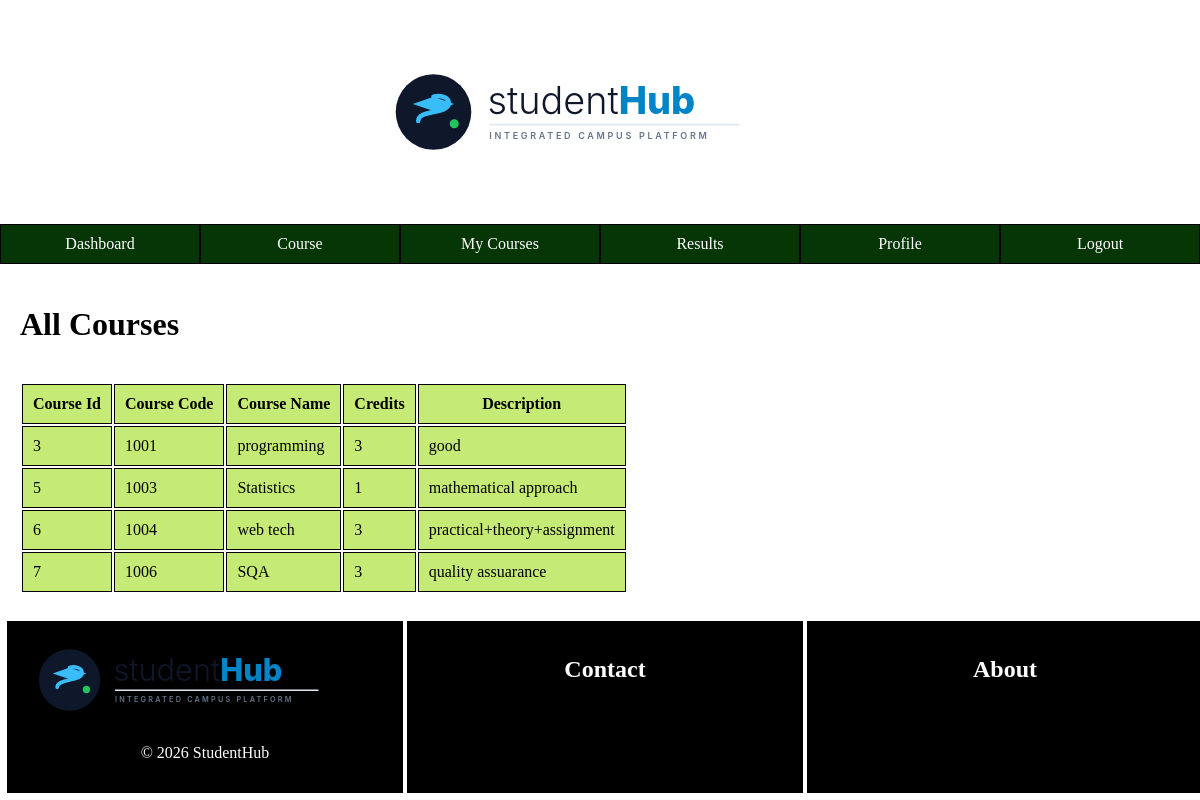
The page /student/course.php (signed in) on the database its author committed.
### tables this page shows
CREATE TABLE `courses` (
  `course_id` int(11) NOT NULL,
  `course_code` varchar(20) NOT NULL,
  `course_name` varchar(100) NOT NULL,
  `credits` int(11) NOT NULL,
  `description` text DEFAULT NULL
);

### student/course.php (the view, shortened to what this page needs)
<?php
    include "../includes/db.php";
?>
<!DOCTYPE html>
<html lang="en">
<head>
    <link rel="stylesheet" href="/student_management/css/style.css">
</head>
<body>
    <?php
        include "../includes/header.php";
    ?>
    <?php
        include "../includes/student-navbar.php";
    ?>
    <div class="content">
        <h1>All Courses</h1>
        <br>
        <table>
            <thead>
                <tr>
                    <th>Course Id</th>
                    <th>Course Code</th>
                    <th>Course Name</th>
                    <th>Credits</th>
                    <th>Description</th>
                </tr>
            </thead>
            <tbody>
                <?php
                    $result = $conn->query("SELECT * FROM courses");
                    while($row = $result->fetch_assoc()){
                        echo"<tr>
                            <td>{$row['course_id']}</td>
                            <td>{$row['course_code']}</td>
                            <td>{$row['course_name']}</td>
                            <td>{$row['credits']}</td>
                            <td>{$row['description']}</td>
                        </tr>
                        ";
                    }
                ?>
            </tbody>
        </table>
    </div>
    <?php
        include "../includes/footer.php";
    ?>
</body>
</html>

### css/style.css (style rules this page uses)
* { box-sizing: border-box; }
html, body { margin: 0; min-height: 100%; }
body { min-height: 100vh; display: flex; flex-direction: column; }

### student/course.php (style rules this page uses)
td,th { padding: 10px; background-color: #c5ea76; border: 1px solid black; }
.content { margin: 20px; }

### rows shown on the page
courses: course_id "3", course_code "1001", course_name "programming", credits "3", description "good"
courses: course_id "5", course_code "1003", course_name "Statistics", credits "1", description "mathematical approach"
courses: course_id "6", course_code "1004", course_name "web tech", credits "3", description "practical+theory+assignment"
courses: course_id "7", course_code "1006", course_name "SQA", credits "3", description "quality assuarance"
